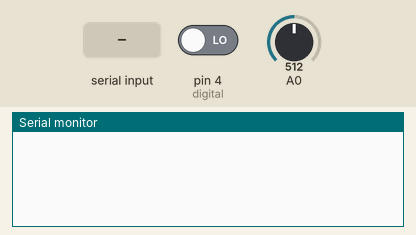
A sketch run on a simulated Arduino Uno, built with avr-gcc and run on an emulated ATmega328P. On the bench: the last lines printed to the serial monitor. The inputs (shaded band) are chosen by the test bench; at power-on: pin 4 (digital) LOW, A0 = 512.

Above: at 1.2 s.
1.3 s: "90,45\n" received over Serial
At 1.9 s:
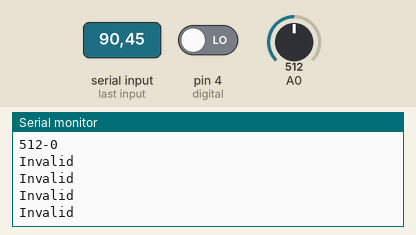
2.8 s: "30,150\n" received over Serial
At 3.2 s:
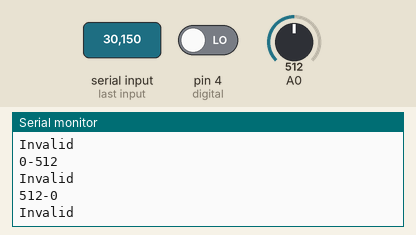

Measured:
- after the input at 1.3 s, the serial monitor: prints a new line at once (image 1)
- after the input at 2.8 s, the serial monitor: prints a new line at once (image 2)

The sketch:

sketch_dec27a.ino
```cpp
// Arduino pin numbers
//D4 and A0 used on board and connected to D0 and A0 on the module
//G ground
//+ 5V
//open arduino console - upload the code and watch the result

const int digital = 4;
const int analog = A0;

void setup()
{
pinMode(digital, INPUT);
Serial.begin(9600);
}

void loop()
{
while(Serial.available() == 0);
int n = Serial.read() - '0';

if(n == 1) {
  Serial.print(digitalRead(digital));
  Serial.print("-");
  Serial.println(analogRead(A0));
}
else if(n == 0) {
  Serial.print(analogRead(A0));
  Serial.print("-");
  Serial.println(digitalRead(digital));
}
else {
  Serial.println("Invalid");

}
}
```
